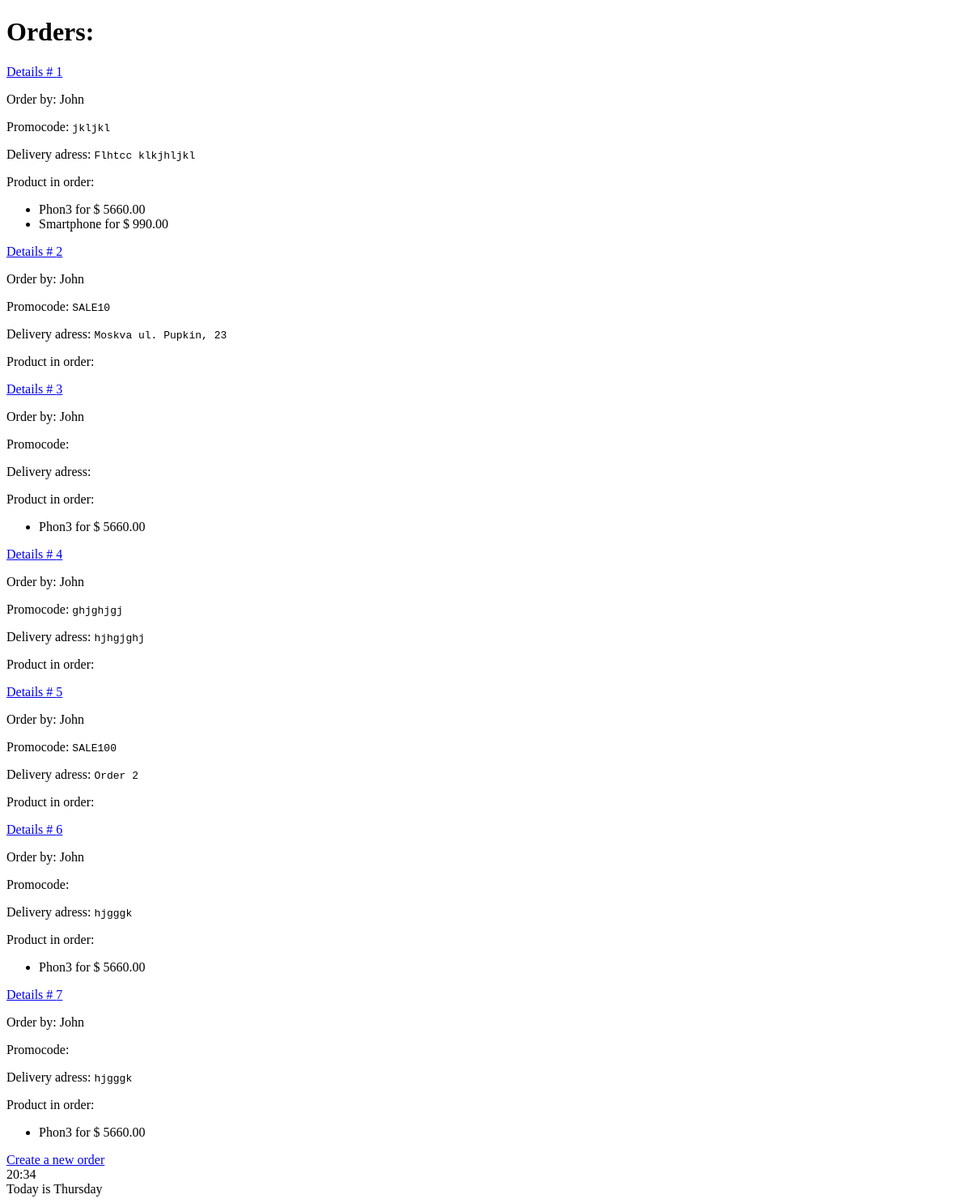
Page /shop/orders/ (signed in) on the earlier database version.
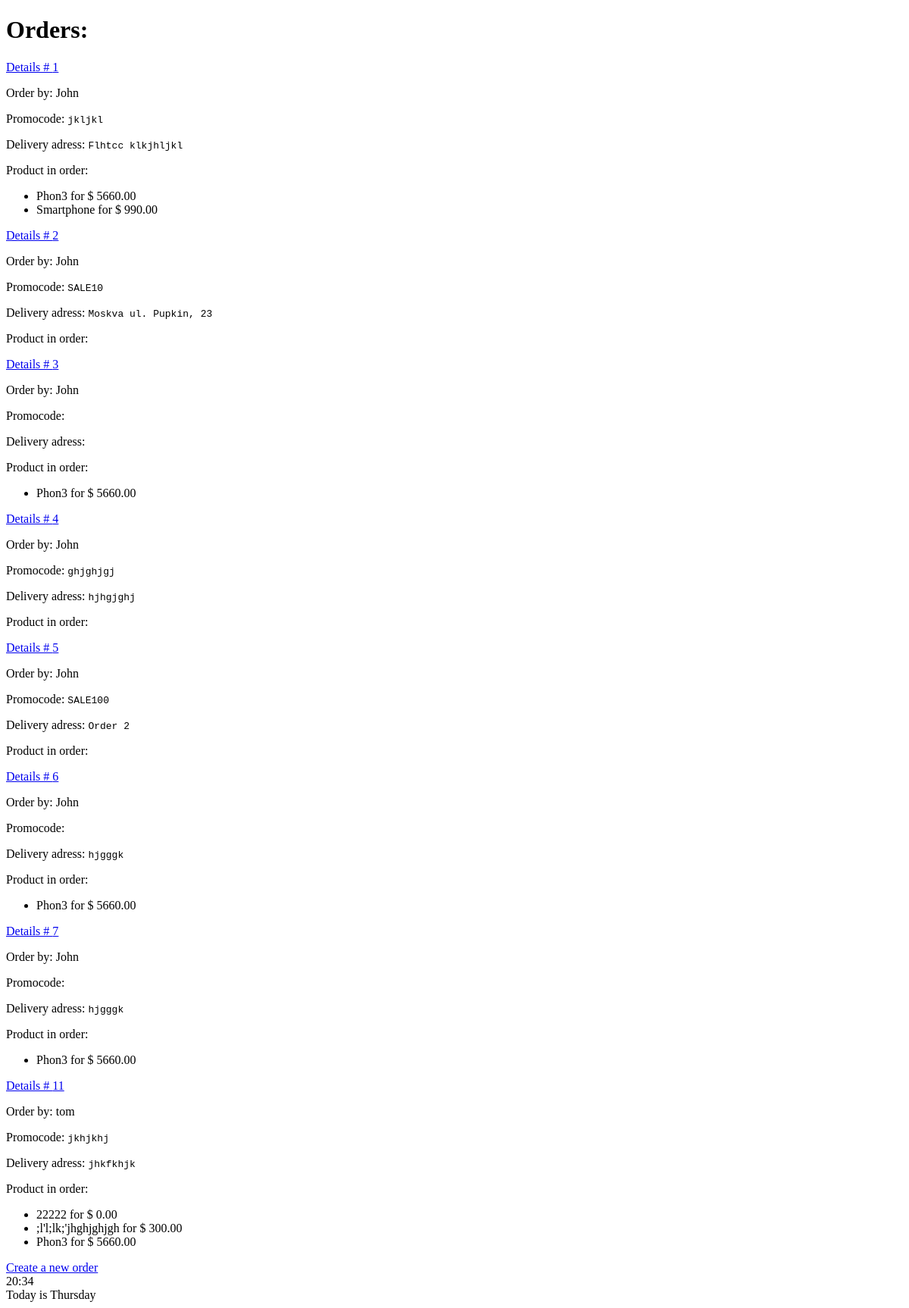
Same page on the later database version.
### shopapp/models.py (models this page shows, shortened)
class Order(models.Model):
    delivery_adress = models.TextField(null=True, blank=True)
    promocode=models.CharField(max_length=20, null=False, blank=True)
    created_at=models.DateTimeField(auto_now_add=True)
    user=models.ForeignKey(User, on_delete=models.PROTECT)
    products = models.ManyToManyField(Product,related_name="orders")

class Product(models.Model):
    class Meta:
        ordering = ['name', 'price']
    name = models.CharField(max_length=100)
    description = models.TextField(null=False, blank=True)
    price = models.DecimalField(default=0, max_digits=8, decimal_places=2)
    discount = models.PositiveSmallIntegerField(default=0)
    created_at = models.DateTimeField(auto_now_add=True)
    archived = models.BooleanField(default=False)
    created_by=models.ForeignKey(User, on_delete=models.PROTECT)

### shopapp/views.py (the view)
# urls.py: path('orders/', OrdersListView.as_view(), name='order-list'),
class OrdersListView(LoginRequiredMixin, ListView):
    queryset = Order.objects.select_related("user").prefetch_related("products")

### shopapp/templates/shopapp/order_list.html (shortened to what this page needs)
{% extends 'shopapp/base.html' %}
{% block body %}
    <h1> Orders: </h1>
    <div>
        {% for order in object_list %}
            <div>
               <p><a href={% url 'shopapp:order-detail' pk=order.pk %}>Details # {{ order.pk }}</a></p>
               <p> Order by: {% firstof order.user.first_name order.user.username %} </p>
               <p> Promocode: <code>{{ order.promocode}} </code></p>
               <p> Delivery adress: <code>{{ order.delivery_adress}} </code></p>
               <div>
                    <p> Product in order: </p>
                    <ul>
                        {% for product in order.products.all %}
                            <li>{{ product.name }} for $ {{ product.price }}</li>
                        {% endfor %}
                    </ul>
                </div>
            </div>
        {% empty %}
            No products yet
        {% endfor%}
    </div>
    <div>
        <a href={% url 'shopapp:order-create' %}>
        Create a new order
        </a>
    </div
{% endblock %}

Differences in the rows shown:
added Order: pk "11", user.username "tom", promocode "jkhjkhj", delivery_adress "jhkfkhjk", Product (name "Phon3", price "5660.00")
now on this page (row edited): Product: name "22222", price "0.00", shown under "11"
now on this page (row edited): Product: name ";l'l;lk;'jhghjghjgh", price "300.00", shown under "11"
